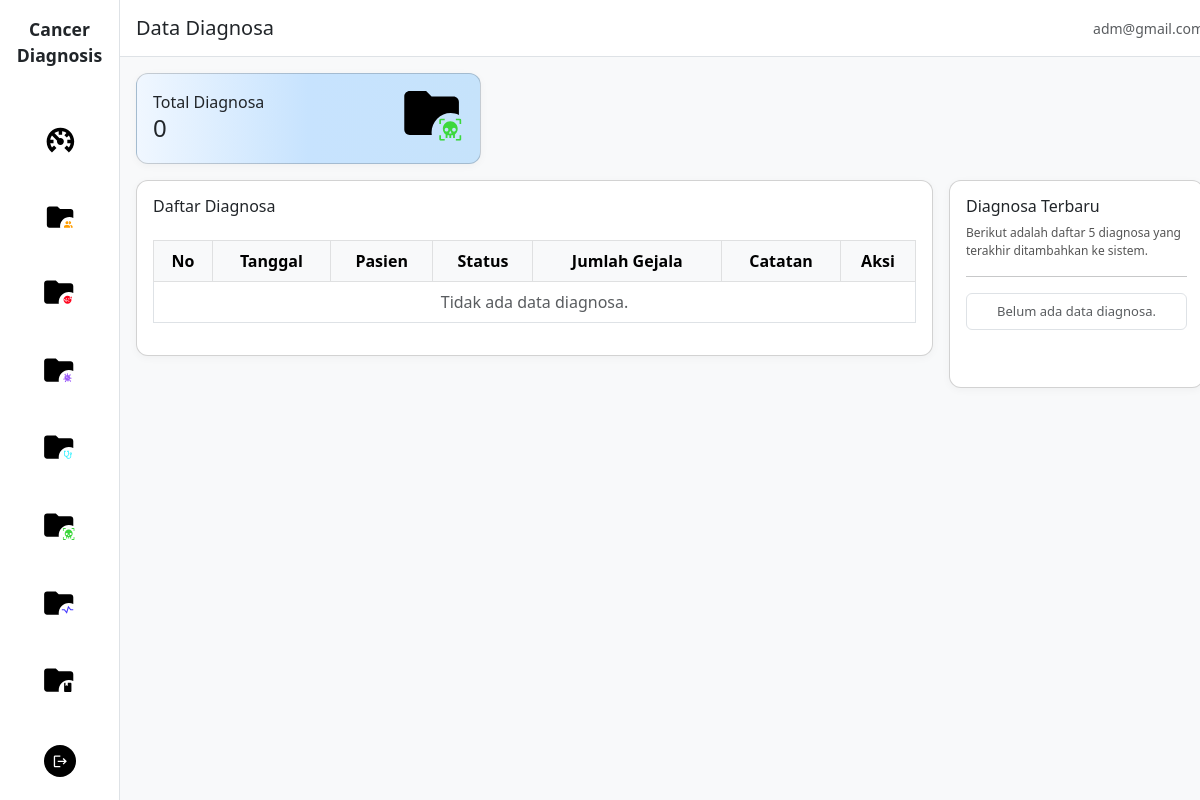
The page /diagnosa/?page=2 on the database as committed earlier.
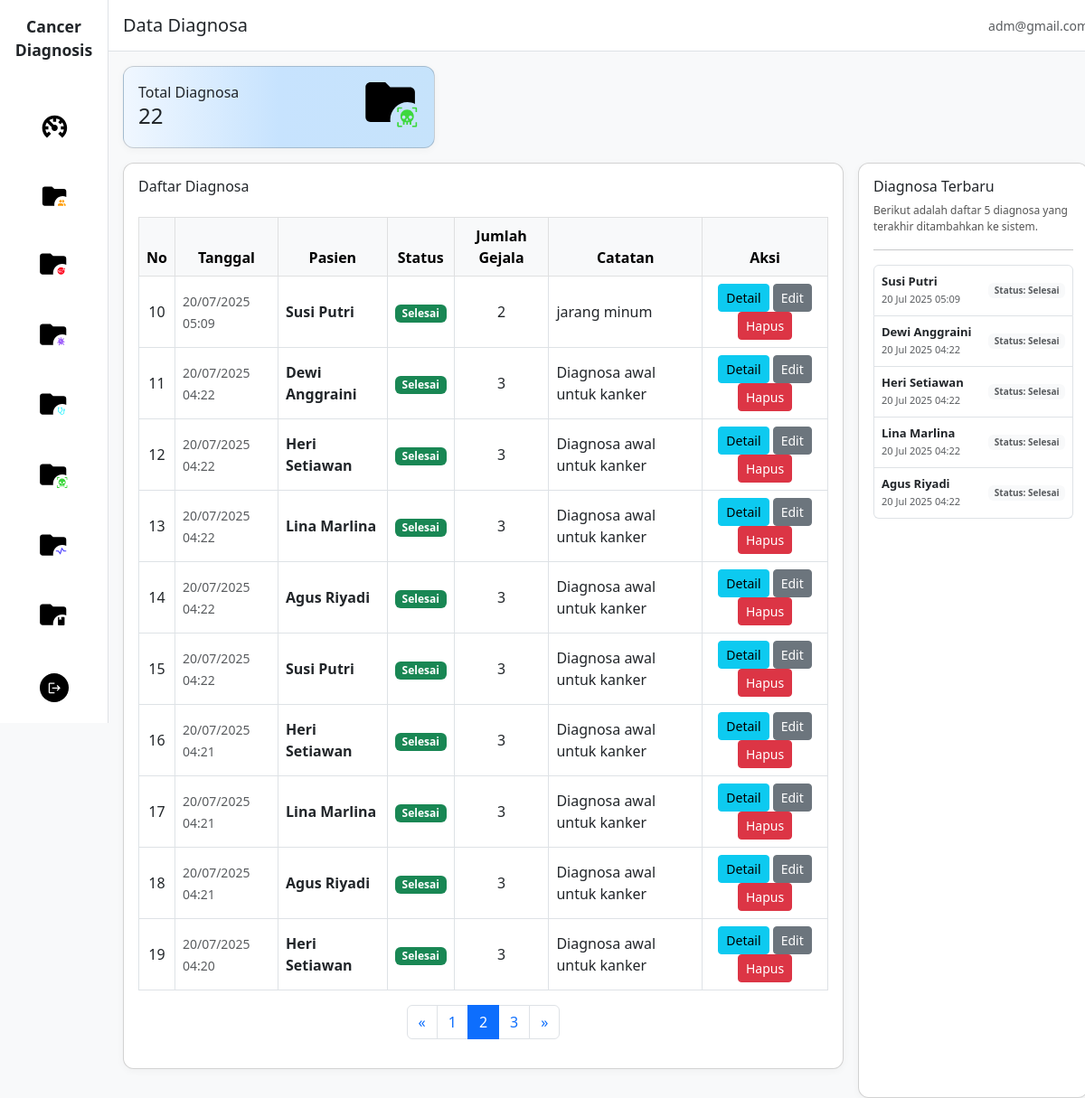
The same page on the database as committed later.
### sp_kanker_diagnosa_app/models.py (models this page shows, shortened)
class Diagnosa(models.Model):
    STATUS_CHOICES = [
        ('PROSES', 'Dalam Proses'),
        ('SELESAI', 'Selesai'),
        ('BATAL', 'Dibatalkan'),
    ]
    pasien = models.ForeignKey(Pasien, on_delete=models.SET_NULL, null=True, blank=True, related_name='diagnosa')
    tanggal = models.DateTimeField(auto_now_add=True)
    status = models.CharField(max_length=10, choices=STATUS_CHOICES, default='PROSES')
    catatan = models.TextField(blank=True, help_text="Catatan tambahan dari diagnosa")
    total_gejala = models.PositiveIntegerField(default=0, help_text="Jumlah gejala yang dipilih")
    class Meta:
        verbose_name = "Diagnosa"
        verbose_name_plural = "Diagnosa"
        ordering = ['-tanggal']

class Pasien(models.Model):
    JENIS_KELAMIN_CHOICES = [
        ('L', 'Laki-laki'),
        ('P', 'Perempuan'),
    ]
    nama = models.CharField(max_length=100)
    jenis_kelamin = models.CharField(max_length=10, choices=JENIS_KELAMIN_CHOICES)
    tanggal_lahir = models.DateField(null=True, blank=True)
    alamat = models.TextField(blank=True)
    no_hp = models.CharField(max_length=20, blank=True)
    umur = models.PositiveIntegerField(null=True, blank=True, help_text="Umur dalam tahun")
    riwayat_keluarga = models.TextField(blank=True, help_text="Riwayat kanker dalam keluarga")
    dibuat = models.DateTimeField(auto_now_add=True)
    diperbarui = models.DateTimeField(auto_now=True)
    class Meta:
        verbose_name = "Pasien"
        verbose_name_plural = "Pasien"
        ordering = ['-dibuat']

### sp_kanker_diagnosa_app/views.py (the view)
# urls.py: path('diagnosa/', views.diagnosa_list, name='diagnosa_list'),
def diagnosa_list(request):
    diagnosa_qs = Diagnosa.objects.select_related('pasien').all()
    paginator = Paginator(diagnosa_qs.order_by('-tanggal'), 10)
    page_number = request.GET.get('page')
    page_obj = paginator.get_page(page_number)
    context = {
        'page_obj': page_obj,
        'diagnosa_count': diagnosa_qs.count(),
    }
    return render(request, 'diagnosa/list.html', context)

### templates/diagnosa/list.html (shortened to what the changed rows need)
{% extends 'base.html' %}
{% load static %}
{% block content %}
<main class="col-md-10 col-lg-11 col-12 main-content">
    <div class="row g-3 p-3">
        <div class="col-12 col-sm-6 col-lg-4">
            <div class="card card-custom p-3 h-100" style="background: linear-gradient(to right, #f0f7ff 0%, #c7e3fe, #c6e3fb 100%);">
                <div class="d-flex align-items-center justify-content-between">
                    <div>
                        <div>Total Diagnosa</div>
                        <h4 class="mb-1">{{ diagnosa_count|default:"0" }}</h4>
                    </div>
                </div>
            </div>
        </div>
    </div>
    <div class="row g-3 px-3">
        <div class="col-12 col-lg-9 mb-3 mb-lg-0">
            <div class="card card-custom p-3 table-card">
                <div class="table-responsive">
                    <table class="table table-bordered mt-3 align-middle">
                        <thead class="table-light">
                            <tr class="text-center">
                                <th>No</th>
                                <th>Tanggal</th>
                                <th>Pasien</th>
                                <th>Status</th>
                                <th>Jumlah Gejala</th>
                                <th>Catatan</th>
                                <th>Aksi</th>
                            </tr>
                        </thead>
                        <tbody>
                            {% if page_obj %}
                                {% for diagnosa in page_obj %}
                                <tr>
                                    <td class="text-center">
                                        {% if page_obj.has_other_pages %}
                                            {{ forloop.counter0|add:page_obj.start_index|add:"-1" }}
                                        {% else %}
                                            {{ forloop.counter }}
                                        {% endif %}
                                    </td>
                                    <td>
                                        <small class="text-muted">{{ diagnosa.tanggal|date:"d/m/Y H:i" }}</small>
                                    </td>
                                    <td>
                                        {% if diagnosa.pasien %}
                                            <strong>{{ diagnosa.pasien.nama }}</strong>
                                        {% else %}
                                            <span class="text-muted">-</span>
                                        {% endif %}
                                    </td>
                                    <td class="text-center">
                                        {% if diagnosa.status == 'SELESAI' %}
                                            <span class="badge bg-success">Selesai</span>
                                        {% elif diagnosa.status == 'PROSES' %}
                                            <span class="badge bg-warning">Dalam Proses</span>
                                        {% else %}
                                            <span class="badge bg-secondary">Dibatalkan</span>
                                        {% endif %}
                                    </td>
                                    <td class="text-center">
                                        {{ diagnosa.total_gejala|default:"-" }}
                                    </td>
                                    <td>
                                        {{ diagnosa.catatan|truncatechars:40|default:"-" }}
                                    </td>
                                    <td class="text-center">
                                        <a href="{% url 'diagnosa_detail' diagnosa.id %}" class="btn btn-sm btn-info">Detail</a>
                                        <a href="{% url 'diagnosa_update' diagnosa.id %}" class="btn btn-sm btn-secondary">Edit</a>
                                        <a href="{% url 'diagnosa_delete' diagnosa.id %}" class="btn btn-sm btn-danger" onclick="return confirm('Yakin hapus data diagnosa ini?')">Hapus</a>
                                    </td>
                                </tr>
                                {% endfor %}
                            {% else %}
                                <tr>
                                    <td colspan="7" class="text-center text-muted">Tidak ada data diagnosa.</td>
                                </tr>
                            {% endif %}
                        </tbody>
                    </table>
                    {% if page_obj.has_other_pages %}
                    <nav>
                        <ul class="pagination justify-content-center flex-wrap">
                            {% if page_obj.has_previous %}
                                <li class="page-item">
                                    <a class="page-link" href="?page={{ page_obj.previous_page_number }}">&laquo;</a>
                                </li>
                            {% else %}
                                <li class="page-item disabled"><span class="page-link">&laquo;</span></li>
                            {% endif %}
                            {% for num in page_obj.paginator.page_range %}
                                {% if num == page_obj.number %}
                                    <li class="page-item active"><span class="page-link">{{ num }}</span></li>
                                {% elif num >= page_obj.number|add:'-2' and num <= page_obj.number|add:'2' %}
                                    <li class="page-item">
                                        <a class="page-link" href="?page={{ num }}">{{ num }}</a>
                                    </li>
                                {% elif num == 1 or num == page_obj.paginator.num_pages %}
                                    <li class="page-item">
                                        <a class="page-link" href="?page={{ num }}">{{ num }}</a>
                                    </li>
                                {% elif num == page_obj.number|add:'-3' or num == page_obj.number|add:'3' %}
                                    <li class="page-item disabled"><span class="page-link">...</span></li>
                                {% endif %}
                            {% endfor %}
                            {% if page_obj.has_next %}
                                <li class="page-item">
                                    <a class="page-link" href="?page={{ page_obj.next_page_number }}">&raquo;</a>
                                </li>
                            {% else %}
                                <li class="page-item disabled"><span class="page-link">&raquo;</span></li>
                            {% endif %}
                        </ul>
                    </nav>
                    {% endif %}
                </div>
            </div>
        </div>
        <div class="col-12 col-lg-3 mb-3 mb-lg-0">
            <div class="card card-custom p-3 h-100 d-flex flex-column justify-content-between">
                <div>
                    <ul class="list-group mb-2" style="font-size: 13px;">
                        {% if page_obj %}
                            {% for diagnosa in page_obj|slice:":5" %}
                                <li class="list-group-item d-flex justify-content-between align-items-center py-2 px-2">
                                    <div>
                                        <strong>{{ diagnosa.pasien.nama|default:"-" }}</strong>
                                        <br>
                                        <span class="text-muted" style="font-size:11px;">
                                            {{ diagnosa.tanggal|date:"d M Y H:i" }}
                                        </span>
                                    </div>
                                    <div class="d-flex align-items-center gap-1">
                                        <span class="badge bg-light text-muted" style="font-size:10px;">
                                            Status:
                                            {% if diagnosa.status == 'SELESAI' %}
                                                Selesai
                                            {% elif diagnosa.status == 'PROSES' %}
                                                Proses
                                            {% else %}
                                                Dibatalkan
                                            {% endif %}
                                        </span>
                                    </div>
                                </li>
                            {% endfor %}
                        {% else %}
                            <li class="list-group-item text-muted text-center py-2 px-2">Belum ada data diagnosa.</li>
                        {% endif %}
                    </ul>
                </div>
            </div>
        </div>
    </div>
</main>
{% endblock %}

Rows that differ between the two databases and show on the page:
added Diagnosa: tanggal "20/07/2025 05:09", pasien.nama "Susi Putri", status "Selesai", total_gejala "2", catatan "jarang minum", tanggal "20 Jul 2025 05:09"
added Diagnosa: tanggal "20/07/2025 04:22", pasien.nama "Dewi Anggraini", status "Selesai", total_gejala "3", catatan "Diagnosa awal untuk kanker", tanggal "20 Jul 2025 04:22"
added Diagnosa: tanggal "20/07/2025 04:22", pasien.nama "Heri Setiawan", status "Selesai", total_gejala "3", catatan "Diagnosa awal untuk kanker", tanggal "20 Jul 2025 04:22"
added Diagnosa: tanggal "20/07/2025 04:22", pasien.nama "Lina Marlina", status "Selesai", total_gejala "3", catatan "Diagnosa awal untuk kanker", tanggal "20 Jul 2025 04:22"
added Diagnosa: tanggal "20/07/2025 04:22", pasien.nama "Agus Riyadi", status "Selesai", total_gejala "3", catatan "Diagnosa awal untuk kanker", tanggal "20 Jul 2025 04:22"
added Diagnosa: tanggal "20/07/2025 04:22", pasien.nama "Susi Putri", status "Selesai", total_gejala "3", catatan "Diagnosa awal untuk kanker", shown under "Daftar Diagnosa"
added Diagnosa: tanggal "20/07/2025 04:21", pasien.nama "Heri Setiawan", status "Selesai", total_gejala "3", catatan "Diagnosa awal untuk kanker", shown under "Daftar Diagnosa"
added Diagnosa: tanggal "20/07/2025 04:21", pasien.nama "Lina Marlina", status "Selesai", total_gejala "3", catatan "Diagnosa awal untuk kanker", shown under "Daftar Diagnosa"
added Diagnosa: tanggal "20/07/2025 04:21", pasien.nama "Agus Riyadi", status "Selesai", total_gejala "3", catatan "Diagnosa awal untuk kanker", shown under "Daftar Diagnosa"
added Diagnosa: tanggal "20/07/2025 04:20", pasien.nama "Heri Setiawan", status "Selesai", total_gejala "3", catatan "Diagnosa awal untuk kanker", shown under "Daftar Diagnosa"
Other text that changed with them:
{{ diagnosa_count|default:"0" }}: "0" → "22"
text no longer shown: "Tidak ada data diagnosa. Belum ada data diagnosa."
new list line: "1"
new list line: "2"
new list line: "3"
